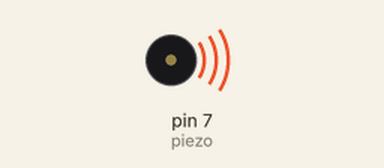
This sketch was run on a simulated Arduino Uno, built with avr-gcc and run on an emulated ATmega328P. Parts: buzzer (waves = sounding).

Above: at 0.1 s.
At 12.1 s:
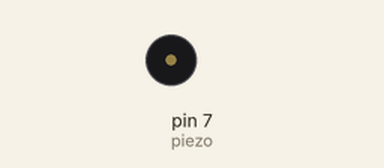
Timing chart, 0 to 13.6 s (numbered marks = the images above):
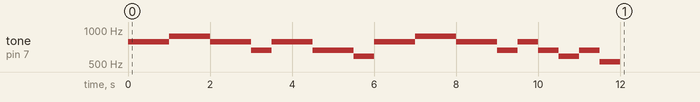

The sketch:

T04_speak_bell.ino
```cpp
#define piezo 7
#define time 500
int tones[] = { 784,784,880,880,784,784,659,784,784,659,659,587,
                784,784,880,880,784,784,659,784,659,587,659,523 };

void setup() {
  pinMode(piezo, OUTPUT);
  for(int i=0; i < 24; i++)
  {
    tone(piezo, tones[i]);
    delay(time);
    noTone(piezo);
  }
}

void loop() {

}
```
